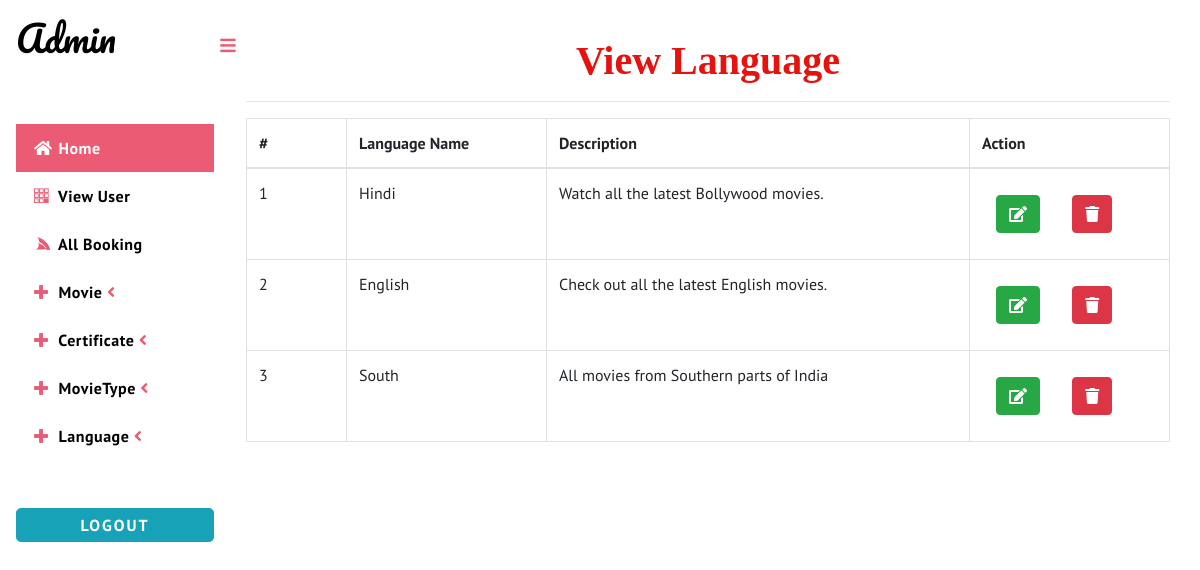
Screenshot of /view_language (signed in) with the database file from the repository.
### movie/models.py (models this page shows, shortened)
class Language(models.Model):
    name=models.CharField(max_length=10,null=True)
    description=models.TextField(null=True)

### movie/views.py (the view)
# urls.py: path('view_language', View_Language, name="view_language"),
def View_Language(request):
    if not request.user.is_staff:
        return redirect('login')
    data = Language.objects.all()
    d = {'data': data}
    return render(request,'view_language.html',d)

### movie/templates/view_language.html (shortened to what this page needs)
{% extends 'index_admin.html' %}
{% load static %}
{% block body %}
<link rel='stylesheet' type='text/css' href="https://cdn.datatables.net/1.10.21/css/jquery.dataTables.min.css">
<link rel='stylesheet' type='text/css' href="https://cdn.datatables.net/buttons/1.6.2/css/buttons.dataTables.min.css">
<div class="container ">
    <div class="container-fluid">
        <h1 align="center" style="font-weight:bold;font-family : 'Monotype Corsiva' ; color : #E6120E ;margin-top:4%">View Language</h1>
    <hr>                        <div class="scrollmenu">
                                <table id="example" class="table table-bordered">
                                  <thead>
                                    <tr>
                                      <th style="width:100px">#</th>
                                      <th style="width:200px">Language Name</th>
                                      <th>Description</th>
                                      <th style="width:200px">Action</th>
                                  </tr>
                              </thead>
                              <tbody>
                              {% for i in data %}
                                <tr>
                                  <td>{{forloop.counter}}</td>
                                  <td>{{i.name}}</td>
                                  <td>{{i.description}}</td>
                                  <td style="width:150px"><a href="{% url 'edit_language' i.id %}" ><button class="btn btn-success"><i class="fa fa-edit"></i></button></a>
                                  <a href="{% url 'delete_language' i.id %}" ><button class="btn btn-danger" onclick="return confirm('Are you sure?')"><i class="fa fa-trash"></i></button></a></td>
                              </tr>
                              {% endfor %}
                          </tbody>
                      </table>
                  </div>
    </div></div>
{% endblock %}

### movie/static/css1/style.css (style rules this page uses)
html, body { font-family: 'PT Sans', sans-serif; font-size: 100%; overflow-x: hidden; background: #fff; }
body a { transition: 0.5s all ease; -webkit-transition: 0.5s all ease; -moz-transition: 0.5s all ease; -o-transition: 0.5s all ease; -ms-transition: 0.5s all ease; text-decoration: none; }
h1, h2, h3, h4, h5, h6 { margin: 0; font-family: 'Yanone Kaffeesatz', sans-serif; }
.cbp-spmenu-push { overflow-x: hidden; position: relative; }
.cbp-spmenu, .cbp-spmenu-push { -webkit-transition: all 0.3s ease; -moz-transition: all 0.3s ease; transition: all 0.3s ease; }

### movie/templates/view_language.html (style rules this page uses)
div.scrollmenu { overflow: auto; width:100%; white-space: nowrap; }
div.scrollmenu a { display: inline-block; text-align: center; padding: 14px; text-decoration: none; }

### rows the page displays
Language: name "Hindi", description "Watch all the latest Bollywood movies."
Language: name "English", description "Check out all the latest English movies."
Language: name "South", description "All movies from Southern parts of India"
